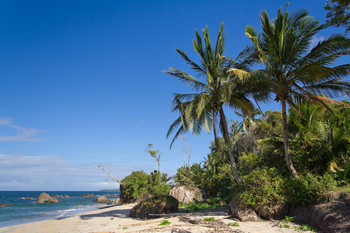
#> input picture WEEK5/transformations/images/beach.png, 350 x 233 px
$ python translation.py --image images/beach.png
#> lines starting #> are read from the running program, lines starting #| are printed output that depends on the picture
import argparse
import numpy as np
import cv2
import imutils

ap = argparse.ArgumentParser()
ap.add_argument("-i", "--image", required=True, help="Path to the image")
args = vars(ap.parse_args())


image = cv2.imread(args["image"])
#> image is the input picture: shape (233, 350, 3); mean B, G, R 136, 110.4, 78.6
translation = imutils.translate(image, 100, 100)
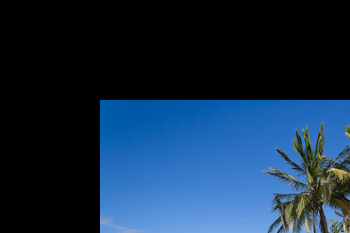
#> translation: shape (233, 350, 3); mean B, G, R 71.4, 46, 21.8
cv2.imshow("Translation Down and Left", translation)

cv2.waitKey(0)

$ run again, on WEEK5/transformations/images/wave.png
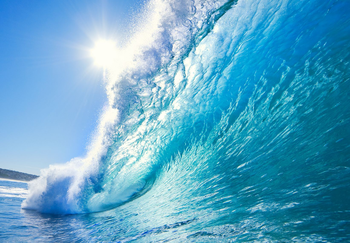
#> input picture WEEK5/transformations/images/wave.png, 350 x 243 px
#> image is the input picture: shape (243, 350, 3); mean B, G, R 199.1, 166.5, 93.5
#> `translation = imutils.translate(image, 100, 100)`:
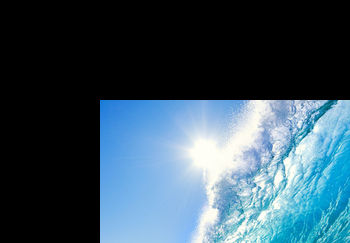
#> translation: shape (243, 350, 3); mean B, G, R 93.7, 79.6, 56.5
